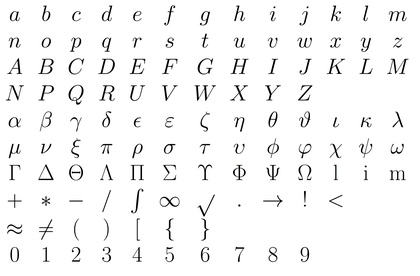
%> input picture Code_Brewer_Sun/reduced_characterPalette.jpg, 420 x 276 px, shrunk from 6561 x 4317 before the run
$ octave --eval "result = fn_main('reduced_characterPalette.jpg');"   (GNU Octave 9; MATLAB toolbox functions it lacks are replaced by stand-ins)
%> lines starting %> are read from the running program, lines starting %| are printed output that depends on the picture; in (x1, y1, x2, y2) boxes, pixels count from 0 and x2, y2 are one past the last pixel; in counts of white or black regions, pixels touching at a corner belong together; the program's own positions count from 1
### Code_Brewer_Sun/fn_lighting_compensation.m
function bw_img = fn_lighting_compensation(img)
%FN_LIGHTING_COMPENSATION Takes in an rgb image of an equation and
% returns a binarized version of the image for which uneven lighting has
% been compensated. Output will not be inverted.

% Check if image needs lighting compensation by checking to see what
% proportion of pixels are in mid grayscale values
gray_img=rgb2gray(img);
[height, width] = size(img(:,:,1));
num_mid_gray = sum(sum(gray_img<240 & gray_img >15));
if num_mid_gray < 0.1*height*width % Should just be a scanned image
    thresh = graythresh(gray_img);
    bw_img = im2bw(gray_img,thresh);
else % Perform lighting compensation

    if height*width < 2000*1000
        blur_flag = false;
    else
        blur_flag = true;
    end

    if blur_flag
        fg = fspecial('gaussian', 10, 3);
        gray_img = imfilter(gray_img, fg, 'conv','replicate');
    end

    % Set the window size of the filter based on image dimensions
    win_size = round(min(height/60,width/60));

    % Get the window mean of each pixel by filtering using an averaging filter
    window_means=imfilter(gray_img,fspecial('average',win_size),'replicate');

    % Remove the mean and threshold. Also inverts the image.
    demeaned=window_means-gray_img-10;
    bw_img=im2bw(demeaned,0);

    % Remove small noise pixels.
    noise_size = round(0.0001*height*width);
    bw_img = bwareaopen(bw_img, noise_size);

    % Close gaps in edges
    se = strel('square',4);
    bw_img = imclose(bw_img,se);


    % Fill small holes (less than 5% of area of image)
    small_hole_thresh = round(0.0001*height*width);
    filled = imfill(bw_img,'holes');
    holes = filled & ~bw_img;
    lg_holes = bwareaopen(holes,small_hole_thresh);
    sm_holes = holes &~lg_holes;
    bw_img = bw_img | sm_holes;

    % Return image to original polarity.
    bw_img = ~bw_img;
end
end

### Code_Brewer_Sun/fn_deskew2.m
function [ deskew_img, deskewing_angle ] = fn_deskew2( bw_img, fill_flag, soften_flag, soften_size )
%FN_DESKEW2 Deskews an image using the hough transform with optional
%background filling and edge softening.
% Optional args:
%   fill_flag: if true: pads deskew_img with high values (whitespace) when
%                   rotating.
%   soften_flag: if true: Softens the image using the fn_soften_edges
%                   function.
%   soften_size: Determines the size of the operation used in
%   fn_soften_edges.

switch nargin
    case 1
        fill_flag = false;
        soften_flag = false;
        soften_size = 0;
    case 2
        soften_flag = false;
        soften_size = 0;
    case 3
        soften_size = 5;
end

%% Create the edge map for the hough transform
edges = edge(bw_img);
[H,T,~] = hough(edges,'RhoResolution',1,'ThetaResolution', 0.1 );

%% Previous Implementation: Detecting only the maximum peak.
% [7 lines of commented-out code are left out]

%% Current Implementation: Taking the orientation that appears most in the
%                           top four peaks
P = houghpeaks(H,4);

orientations = P(:,2);
% If all orientations are unique, take the top choice
if length(unique(orientations)) == 4
    dominant_orientation = orientations(1);
else
    dominant_orientation = mode(P(:,2));
end

% The dominant orientation will be detected as the complement of the
% skewing angle. Subtract 90 degrees to get the deskewing angle.
% (Subtracting from 90 gets the skewing angle. Deskewing angle is the
% negative of that.)
deskewing_angle = T(dominant_orientation)-90;

% Limit angle  to -45  to 45
while(abs(deskewing_angle) > 45)
    deskewing_angle = deskewing_angle - sign(deskewing_angle)*90;
end

%% Perform the deskewing
deskew_img = imrotate(bw_img,deskewing_angle,'bilinear');

%% Perform background filling if needed
if fill_flag
    Mrot = ~imrotate(true(size(bw_img)),deskewing_angle,'bilinear');
    deskew_img(Mrot&~imclearborder(Mrot)) = true;
end

%% Perform edge softening
% Only if requested and only if the deskewing angle is large.
if soften_flag && abs(deskewing_angle) > 5
    deskew_img = fn_soften_edges(deskew_img, soften_size);
end


end

### Code_Brewer_Sun/fn_segment.m
function [ characters ] = fn_segment(eq, showFigs, figNum)
%fn_segment Segment and return characters from binary image
%
%   eq - A binary image [0,1] with desired characters in black, bkgrd white.
%   showFigs - Boolean. If true will show figures with processed output.
%       This includes the inverted binarized image with centroids, convex
%       hull, and bounding box. And figure showing each extracted character
%   figNum - The figure(#) to start at for displayed figures.
%   Returns: A struct containing a matrix of each extracted character and
%   the x/y location of the centroid of that character in the original img.
%   Also returns the bounding box of the character [x,y,x_lenght,y_length]
%
%   Detailed Description: This function will extract individual
%   characters/objects from the passed binary image. It assumes each
%   character has a stroke width of atleast 2-3 pixels and there is a
%   separation between each character of at least 1 pixel. Interior
%   contours and regions are ignored (e.g. the loops in a B are ignored so
%   it is 1 region).
%   If there are multiple objects within a region when extracting mask it
%   will only extract the largest (to handle things like square root where
%   it overlaps multiple objects but it should be the largest.
%   This function simply creates an edge map of the characters (same size
%   as original) and then finds the centroid, convex hull, and bounding
%   boxes which are then used for extraction.
%
%   Limitations: This will only extract characters as one character if they
%   are contiguous. Non-contiguous pieces will be extracted separately,
%   e.g. "=" will be two "-". Also Characters with intentionally
%   non-contiguous interior portions ignore e.g. certain styles of capital
%   Theta

if nargin == 1
    showFigs = false;
    figNum = 1;
elseif nargin == 2
    figNum = 1;
end

% Invert image
eq_inv = ones(size(eq)) - eq;

% Create Edge Map
se = ones(3,3);
exp = imerode(eq_inv, se);
eq_edges = xor(exp, eq_inv);

% Find Centroid for x/y location of each character
s = regionprops(eq_edges, 'Centroid');
ch = regionprops(eq_edges, 'ConvexHull');
bb = regionprops(eq_edges, 'BoundingBox');
imgs = regionprops(eq_edges, 'Image');
% Matrix of centroid locations
loc = cat(1, s.Centroid);
% Matrix of boundingbox corner and sizes
boundingboxes = cat(1, bb.BoundingBox);
% Round to whole pixel values and ensure still contains character for
%   character extraction purposes
boundingboxes = floor(boundingboxes);
boundingboxes(:,3:4) = boundingboxes(:,3:4) + 1;

% Check if entire ConvexHull is inside another Convex Hull
%  What to do with partially in? Ignore for now.
idx = [];
for i = 1:size(loc, 1)
    poly = cat(1, ch(i).ConvexHull);
    x = poly(:,1)';
    y = poly(:,2)';
    % Check if i is inside any other region
    for j = 1:size(ch,1)
        poly = cat(1, ch(j).ConvexHull);
        x_ch = poly(:,1)';
        y_ch = poly(:,2)';
        if((sum(~inpolygon(x,y,x_ch,y_ch)) == 0) && i ~= j)
            % If inside another convex hull, check to see if it is
            % completely surrounded by the pixels (1) of the character or
            % if there are gaps in the character in the convex hull
            BB_outer = boundingboxes(j,:);
            BB_inner = boundingboxes(i,:);
            % Adjust to BB_outer frame of reference
            BB_inner(1) = BB_inner(1) - BB_outer(1);
            BB_inner(2) = BB_inner(2) - BB_outer(2);

            outer = imgs(j).Image;
            % Project in all 4 directions to determine if fully bounded
            up = sum(outer(1:BB_inner(2)+BB_inner(4), ...
                BB_inner(1):(BB_inner(1)+BB_inner(3))),1);
            down = sum(outer(BB_inner(2):end,...
                BB_inner(1):(BB_inner(1)+BB_inner(3))),1);
            left = sum(outer(BB_inner(2):(BB_inner(2)+BB_inner(4)),...
                1:BB_inner(1)+BB_inner(3)),2);
            right = sum(outer(BB_inner(2):(BB_inner(2)+BB_inner(4)),...
                BB_inner(1):end),2);

            % Determine if any 0s in the summed directions, if so, then
            % keep the inner contour, if not, discard it.
            if((sum(up(:)==0) + sum(down(:)==0) + sum(left(:)==0)...
                    + sum(right(:)==0)) == 0)
                % Fully enclosed, no '0' values in any direction, remove
                idx = [idx i];
            end
        end
    end
end
% Remove duplicates
idx = unique(idx);
%Remove found interior points
if(~isempty(idx))
    for i = size(idx,2):-1:1
        loc(idx(i),:)=[];
        ch(idx(i))=[];
        boundingboxes(idx(i),:)=[];
        imgs(idx(i))=[];
    end
end

% Init struct to contain extracted characters and their x/y locations
characters(size(loc,1)).centroid = [];

% Extract each character from binary image based on bounding boxes
%   If there are issues with overlapping characters into nearby bounding
%   boxes, can use the Convex Hulls to create masks around desired char
for i = 1 : size(loc,1)
    characters(i).centroid = loc(i,:);
    % Add Bounding Box Information to equations
    characters(i).boundingbox = boundingboxes(i,:);

    % Check if more than 1 object in region, if so only extract largest
    %   Assume largest is like the sqrt, etc and the others will be
    %   extracted with other centroids
    region = eq_inv(boundingboxes(i,2):boundingboxes(i,2)+boundingboxes(i,4),...
        boundingboxes(i,1):boundingboxes(i,1)+boundingboxes(i,3),:);
    objects = bwconncomp(region);
    if(size(objects.PixelIdxList,2) > 1)
        numPixels = cellfun(@numel,objects.PixelIdxList);
        [~,idx] = max(numPixels);
       % Select largest object and set other values to 1 and largest object
       % region to 0
       region(:) = 1;
       region(objects.PixelIdxList{idx}) = 0;
       characters(i).img = region;
    else
        characters(i).img = eq(boundingboxes(i,2):boundingboxes(i,2)+boundingboxes(i,4),...
        boundingboxes(i,1):boundingboxes(i,1)+boundingboxes(i,3),:);
    end

    % Special Case for Squareroot. If "long" based on ratio threshold and
    % has a low solidity (so isn't - or ~) then treat as square root
    th_ratio = 1; % Threshold for ratio of wdith to height.
    th_sol = .2;
    sqrt_ratio = 0.7812; % Determined from squareroot template
    ratio = boundingboxes(i,3) / boundingboxes(i,4);
    sol = regionprops(ones(size(characters(i).img))-characters(i).img,...
            'solidity');
    % If meets criteria for squareroot, crop image
    if(ratio > th_ratio && sol.Solidity < th_sol)
        new_w = round(boundingboxes(i,4) * sqrt_ratio);
        characters(i).img = characters(i).img(:,1:new_w);
        % Trim top part of squareroot off
        idx = find(~characters(i).img(:,end));
        last = idx(end);
        characters(i).img = characters(i).img(last+1:end,:);
    end
end

%% Only show figures if boolean passed to show them
if showFigs
    % Plot centroids, bounding boxes, convex hulls on image
    figure(figNum);
    imshow(eq_edges);
    for i = 1:size(loc, 1) % Assumes same # centroid and convex hull
        % Plot centroids
        x = loc(i,1);
        y = loc(i,2);
        text(x, y, '*' ,'Color', 'yellow', 'FontSize', 14);
        % Plot Convex Hull
        poly = cat(1, ch(i).ConvexHull);
        x = poly(:,1)';
        y = poly(:,2)';
        hold on;
        plot([x x(1)],[y y(1)],'r-');
        hold off;
        % Plot Bounding Box
        rectangle('position',boundingboxes(i,:),'Edgecolor','g')
    end

    % Show all extracted characters
    figure(figNum + 1);
    for i =1:size(characters,2)
        dim = ceil(sqrt(size(characters,2)));
       subplot(dim, dim,i);
       imshow(characters(i).img);
       title(sprintf('%d',i));
    end
end

end

### Code_Brewer_Sun/fn_main.m
function [ eq_string ] = fn_main( fileName, showFigs, outputName )
%> called with fileName = 'reduced_characterPalette.jpg'
%fn_main Generate a .tex file of LaTeX code for equation in input image
%   This function will generate the LaTeX code to reproduce the equation in
%       the input image. The input image is assumed to be a jpg of a singel
%       equation (black on white) without other text. Can handle skew and
%       uneven lighting.
%
%   fileName: file name to jpg input image, assume in subfolder 'LaTeX
%       Equations'
%   showFigs: Set true to show all figure outputs of process. default is false
%   outputName: Optional filename for output .tex file (no extension). If
%       none specified, will use input file name.
%
%   eq_string: Returns the string of the equation LaTeX code.

if nargin == 1
    showFigs = false;
    outputName = fileName(1:end-4);
elseif nargin == 2
    outputName = fileName(1:end-4);
end

%% Load Template Character Template Data and Identity Info
% If not available, see importCharacterTemplates.m to create
load('red_charPalette_withText_demo2.mat');
load('red_charPalette_Classifier_demo2.mat');

%% Read in desired equation
dir = strcat(pwd,'/Equations/');
eq = imread(strcat(dir,fileName));
%> eq is the input picture: size 276x420x3 uint8; mean R, G, B 244.9, 244.9, 244.9
if(showFigs)
    figure(1);
    imshow(eq);
end

%% Optimize page and binarize
eq_bin = fn_lighting_compensation(eq);
%> in fn_lighting_compensation, `[height, width] = size(img(:,:,1));`: height = 276; width = 420
%> in fn_lighting_compensation, `num_mid_gray = sum(sum(gray_img<240 & gray_img >15));`: num_mid_gray = 7588
%> in fn_lighting_compensation, `thresh = graythresh(gray_img);`: thresh = 0.651
%> in fn_lighting_compensation, `bw_img = im2bw(gray_img,thresh);`:
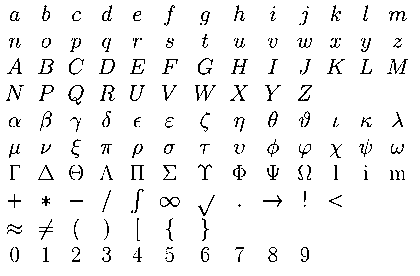
%> bw_img: size 276x420 logical; 95.2% white; black in thin lines or dots, all inside (x1, y1, x2, y2) = (6, 5, 408, 262)
if(showFigs)
    figure(2);
    imshow(eq_bin);
end

[eq_deskew, ~] = fn_deskew2(eq_bin,true,true, 5);
%> in fn_deskew2, `edges = edge(bw_img);`:
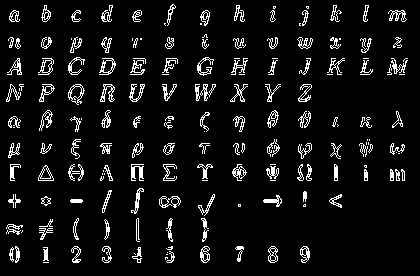
%> edges: size 276x420 logical; 7% white in thin lines or dots, all inside (x1, y1, x2, y2) = (6, 4, 408, 263)
%> in fn_deskew2, `[H,T,~] = hough(edges,'RhoResolution',1,'ThetaResolution', 0.1 );`:
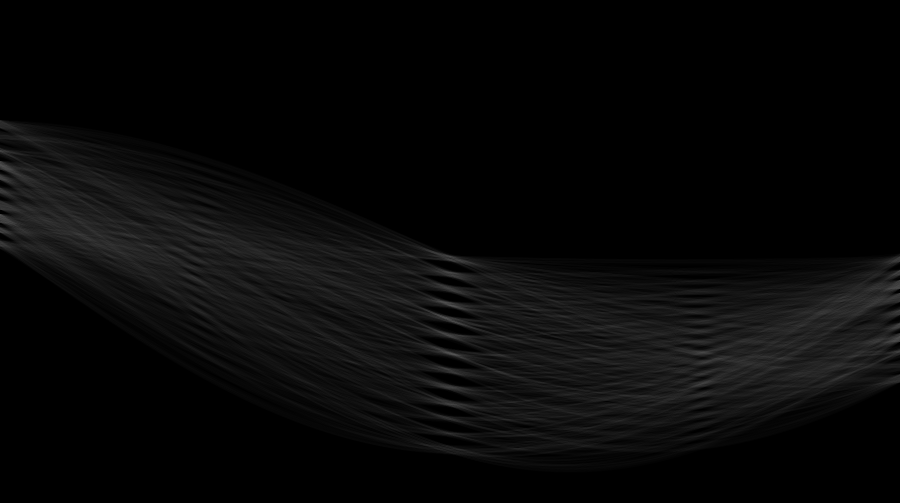
%> H: size 1005x1800 double (shown at 1/2 size); min 0, max 115, mean 8.1
%> in fn_deskew2, `[H,T,~] = hough(edges,'RhoResolution',1,'ThetaResolution', 0.1 );`: T = 1800 values from -90 to 89.9
%> in fn_deskew2, `P = houghpeaks(H,4);`: P = [429 1; 644 909; 323 1; 445 1]
%> in fn_deskew2, `orientations = P(:,2);`: orientations = [1; 909; 1; 1]
%> in fn_deskew2, `dominant_orientation = mode(P(:,2));`: dominant_orientation = 1
%> in fn_deskew2, `deskewing_angle = T(dominant_orientation)-90;`: deskewing_angle = -180
%> the loop in fn_deskew2, `while(abs(deskewing_angle) > 45)` made 2 passes
%> deskewing_angle on passes 1 to 2: -90, 0
%> in fn_deskew2, `Mrot = ~imrotate(true(size(bw_img)),deskewing_angle,'bilinear');`: Mrot: size 276x420 logical; every value is 0

if(showFigs)
    figure(3);
    imshow(eq_deskew);
end

%% Segment Equation Characters and Create Identifier
if(showFigs)
    eq_chars = fn_segment(eq_deskew,true,4);
else
    eq_chars = fn_segment(eq_deskew);
%> in fn_segment, `exp = imerode(eq_inv, se);`:
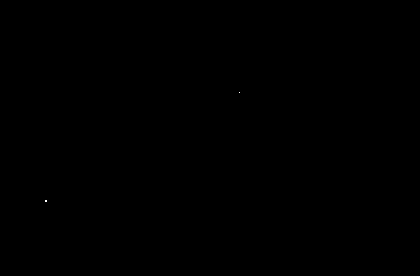
%> exp: size 276x420 double; values 0 (black) and 1 (white), 0% white in thin lines or dots, all inside (x1, y1, x2, y2) = (45, 92, 240, 202)
%> in fn_segment, `s = regionprops(eq_edges, 'Centroid');`: s = 170 regions; first 5, Centroid: [14 93.9], [16.9 68.3], [15.2 227.2], [15 232.2], [15 201.5]
%> in fn_segment, `ch = regionprops(eq_edges, 'ConvexHull');`: ch = 170 items
%> in fn_segment, `bb = regionprops(eq_edges, 'BoundingBox');`: bb = 170 regions; largest, box (x1, y1, x2, y2): (198, 195, 215, 216), (68, 85, 84, 105), (39, 219, 53, 240), (230, 85, 248, 101), (327, 59, 345, 74)
%> in fn_segment, `imgs = regionprops(eq_edges, 'Image');`: imgs = 170 items
%> in fn_segment, `loc = cat(1, s.Centroid);`: loc = 170 rows, first 12: [14 93.91; 16.93 68.31; 15.19 227.2; 15.04 232.2; 15 201.5; 12.05 42.59; 15.19 122.6; 14.56 151; 15.1 17; 13.6 171.9; 12.14 255; 14.5 127]
%> in fn_segment, `boundingboxes = cat(1, bb.BoundingBox);`: boundingboxes = 170 rows, first 8: [6.5 85.5 14 16; 7.5 58.5 15 16; 7.5 224.5 15 5; 7.5 229.5 15 5; 8.5 194.5 13 14; 9.5 38.5 6 10; 9.5 117.5 12 10; 9.5 144.5 11 14]
%> in fn_segment, `boundingboxes = floor(boundingboxes);`: boundingboxes = 170 rows, first 8: [6 85 14 16; 7 58 15 16; 7 224 15 5; 7 229 15 5; 8 194 13 14; 9 38 6 10; 9 117 12 10; 9 144 11 14]
%> the loop in fn_segment, `for i = 1:size(loc, 1)` made 12 passes
%> the run ends on the next line
end
for i = 1:length(eq_chars)
   eq_chars(i).ident = fn_createIdent(eq_chars(i).img);
end

%% Match Characters (pass in struct of segmented chars and related info.
for i = 1:length(eq_chars)
    idx_matched = knnsearch(X_orig(:,1:length(chars(1).ident)),...
            eq_chars(i).ident,'distance','cityblock');
    % Set the matched character value
    eq_chars(i).char = chars(X_orig(idx_matched,end)).char;

    % Code to show input characters and their determined matches
    if(showFigs)
        figure(6);
        subplot(2,length(eq_chars),i);
        imshow(eq_chars(i).img);
        title('Input');
        subplot(2,length(eq_chars),i+length(eq_chars));
        imshow(chars(X_orig(idx_matched,end)).img);
        if(eq_chars(i).char(1) == '\')
            printChar = strcat('\',eq_chars(i).char);
        else
           printChar = eq_chars(i).char;
        end
        str = sprintf('Match: %s',printChar);
        title(str);
    end
end

%% Pass struct of segmented characters (eq_chars) with matched character
% data to equation creator

EqStruct.characters = eq_chars;
eq_string = fn_assemble_eq(EqStruct);

%% Output LaTeX Code
writeTex(eq_string, strcat(dir,outputName));

end
